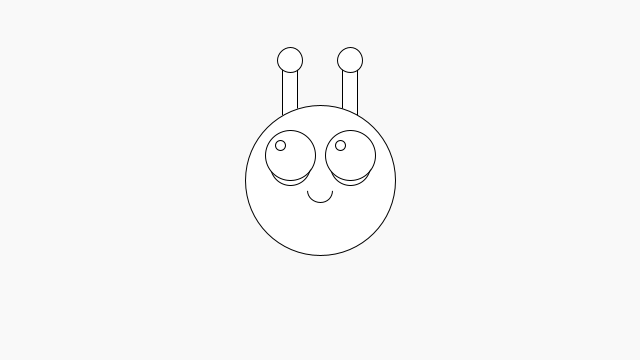
Frame 1 (no input)
Frame 60 (the mouse pressed at the canvas centre just before this capture): identical to frame 1, image omitted
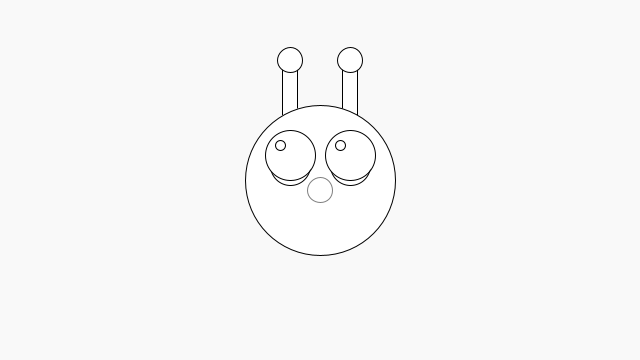
Frame 120 (the mouse held since frame 60 and released just before this capture)

The Processing sketch that drew these frames (run headless with seeded random() and noise(); from frame 60 on, the mouse is pressed at the canvas centre):

// Processing sketch: alien_frown
// ── alien_frown.pde
// Alien Frown
// The Coding Train / Daniel Shiffman
// Processing Intro Series
void setup() {
  size(640, 360); //canvas size
  colorMode(RGB, width, height, 255); 
}

void draw() {
  background(625); //set background color
  stroke(0); //outline color of the alien
  
  //antennas
  rectMode(CENTER);
  rect(320 - 30, 180 - 80, 15, 75);
  rect(320 + 30, 180 - 80, 15, 75);
  circle(320 - 30, 180 - 120, 25);
  circle(320 + 30, 180 - 120, 25);

  //head
  circle(320, 180, 150);

  //eyes
  circle(320 - 30, 180 - 15, 40);
  circle(320 + 30, 180 - 15, 40);
  circle(320 + 30, 180 - 25, 50);
  circle(320 - 30, 180 - 25, 50);
  circle(320 + 30 - 10, 180 - 35, 10);
  circle(320 - 30 - 10, 180 - 35, 10);


  //mouth
  stroke(mouseX); //fade the smile out as the mouse moves left to right
  arc(320, 180+10, 25, 25, 0, PI);
  stroke(width-mouseX); //fade the frown in as the mouse moves left to right
  arc(320, 180+10, 25, 25, PI, TWO_PI);
}
